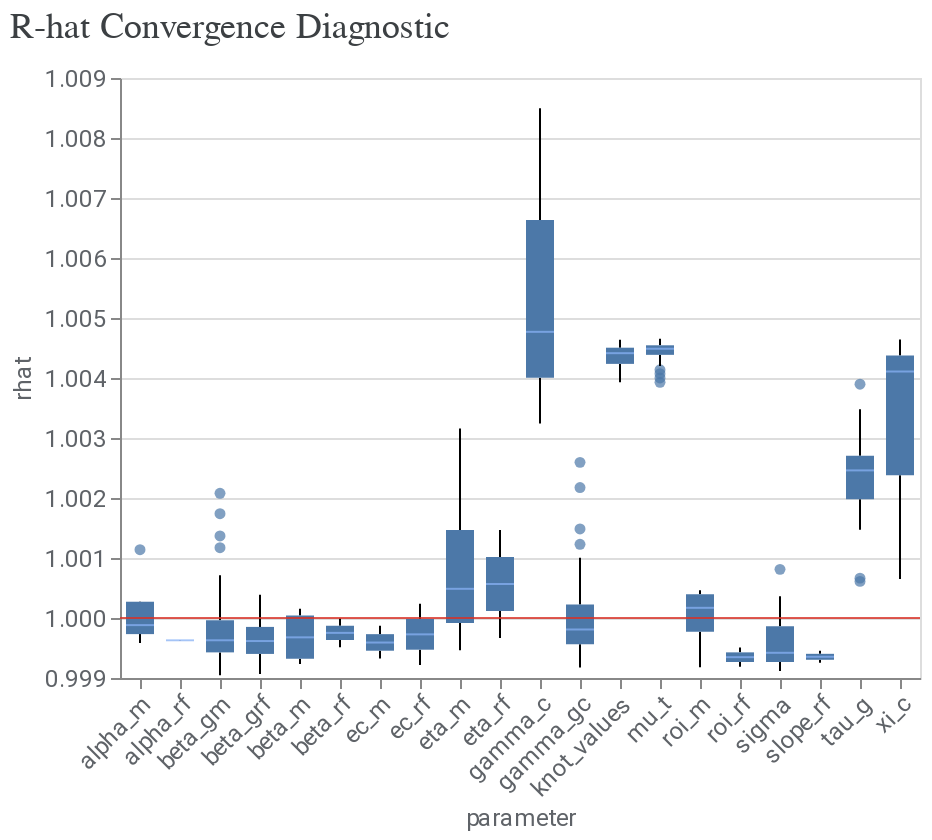

The notebook cell this image was saved under:
### Code cell
model_diagnostics.plot_rhat_boxplot()

### Figure 1 — Vega-Lite specification as saved in the notebook (floating-point values rounded to 4 significant figures; data arrays with more than 128 entries replaced by an {"elided": "..."} marker saying what was removed)
{"config": {"view": {"continuousWidth": 300, "continuousHeight": 300}, "axis": {"labelColor": "#5F6368", "labelFont": "Roboto", "labelFontSize": 12, "titleColor": "#5F6368", "titleFont": "Roboto", "titleFontSize": 12, "titleFontWeight": "normal"}}, "layer": [{"data": {"name": "data-1e1ba356e47d674734a7074ec4caa421"}, "mark": {"type": "boxplot", "median": {"color": "#8AB4F8"}, "outliers": {"filled": true}}, "encoding": {"x": {"axis": {"labelAngle": -45}, "field": "parameter", "type": "nominal"}, "y": {"field": "rhat", "scale": {"zero": false}, "type": "quantitative"}}}, {"data": {"name": "empty"}, "mark": {"type": "rule", "color": "#D93025", "opacity": 0.8}, "encoding": {"y": {"datum": 1}}}], "title": {"text": "R-hat Convergence Diagnostic", "anchor": "start", "color": "#3C4043", "font": "Google Sans Display", "fontSize": 18, "fontWeight": "normal", "offset": 10}, "width": 400, "$schema": "https://vega.github.io/schema/vega-lite/v5.20.1.json", "datasets": {"data-1e1ba356e47d674734a7074ec4caa421": {"elided": "643 records"}, "empty": [{}]}}
